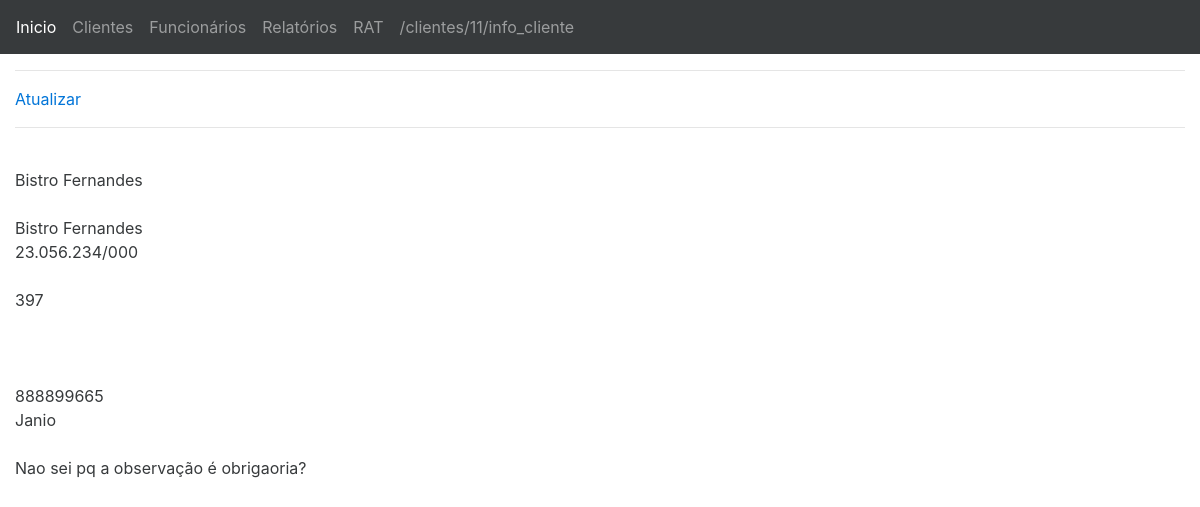
/clientes/11/info_cliente, run on the app's committed database.
### app_cliente/models.py (models this page shows, shortened)
class Cliente(models.Model):
    nome = models.CharField(max_length=100)
    endereco = models.ForeignKey(Endereco, null=True,blank=True)
    contato = models.ForeignKey(Contato, null=True,blank=True)
    def __unicode__(self):
        return self.nome or u''

class ClientePJ(Cliente):
    razao = models.CharField(max_length=100)# Razão social da empresa
    responsavel = models.CharField(max_length=50)
    cnpj = models.CharField(max_length=14)
    observacao = models.TextField()

### app_comum/models.py (models this page shows, shortened)
class Endereco(models.Model):
    endereco = models.CharField(max_length=100)
    numero = models.DecimalField(max_digits = 5, decimal_places=0, blank=True, null=True)
    complemento = models.CharField(max_length=100,blank=True, null=True)
    bairro = models.CharField(max_length=50,blank=True, null=True)
    cidade = models.CharField(max_length=50,blank=True, null=True)
    estado = models.CharField(max_length=50,blank=True, null=True)
    cep = models.CharField(max_length=10,blank=True, null=True)

class Contato(models.Model):
    tel_fixo = models.CharField(max_length=13,blank=True, null=True)
    tel_celular = models.CharField(max_length=14)
    email = models.EmailField(null=True)

### app_cliente/views.py (the view)
# urls.py: url(r'^(?P<id_cliente>\d+)/info_cliente$', views.info_cliente, name='info_cliente'),
def info_cliente(request, id_cliente):
    cliente = Cliente.objects.get(id=id_cliente)
    return render(request,'info_cliente.html',{'cliente':cliente})

### app_cliente/templates/info_cliente.html (shortened to what this page needs)
{% extends "base.html" %}
{% block content %}
<hr>
<a href="/clientes/{{cliente.id}}/edit_cliente">Atualizar</a>
<hr>
<br>
{{cliente}}<br>
{{cliente.clientepf.cpf}}<br>
{{cliente.clientepj.razao}}<br>
{{cliente.clientepj.cnpj}}<br>
{{cliente.endereco.edereco}}<br>
{{cliente.endereco.numero}}<br>
{{cliente.endereco.bairro}}<br>
{{cliente.endereco.cidade}}<br>
{{cliente.contato.tel_fixo}}<br>
{{cliente.contato.tel_celular}}<br>
{{cliente.clientepj.responsavel}}<br>
{{cliente.clientepf.observacao}}<br>
{{cliente.clientepj.observacao}}<br>
{% endblock %}

### data on the page
Cliente: nome "Bistro Fernandes", clientepj.razao "Bistro Fernandes", clientepj.cnpj "23.056.234/000", endereco.numero "397", contato.tel_celular "888899665", clientepj.responsavel "Janio", clientepj.observacao "Nao sei pq a observação é obrigaoria?"

### other printed values
{{ request.path }} "/clientes/11/info_cliente"
